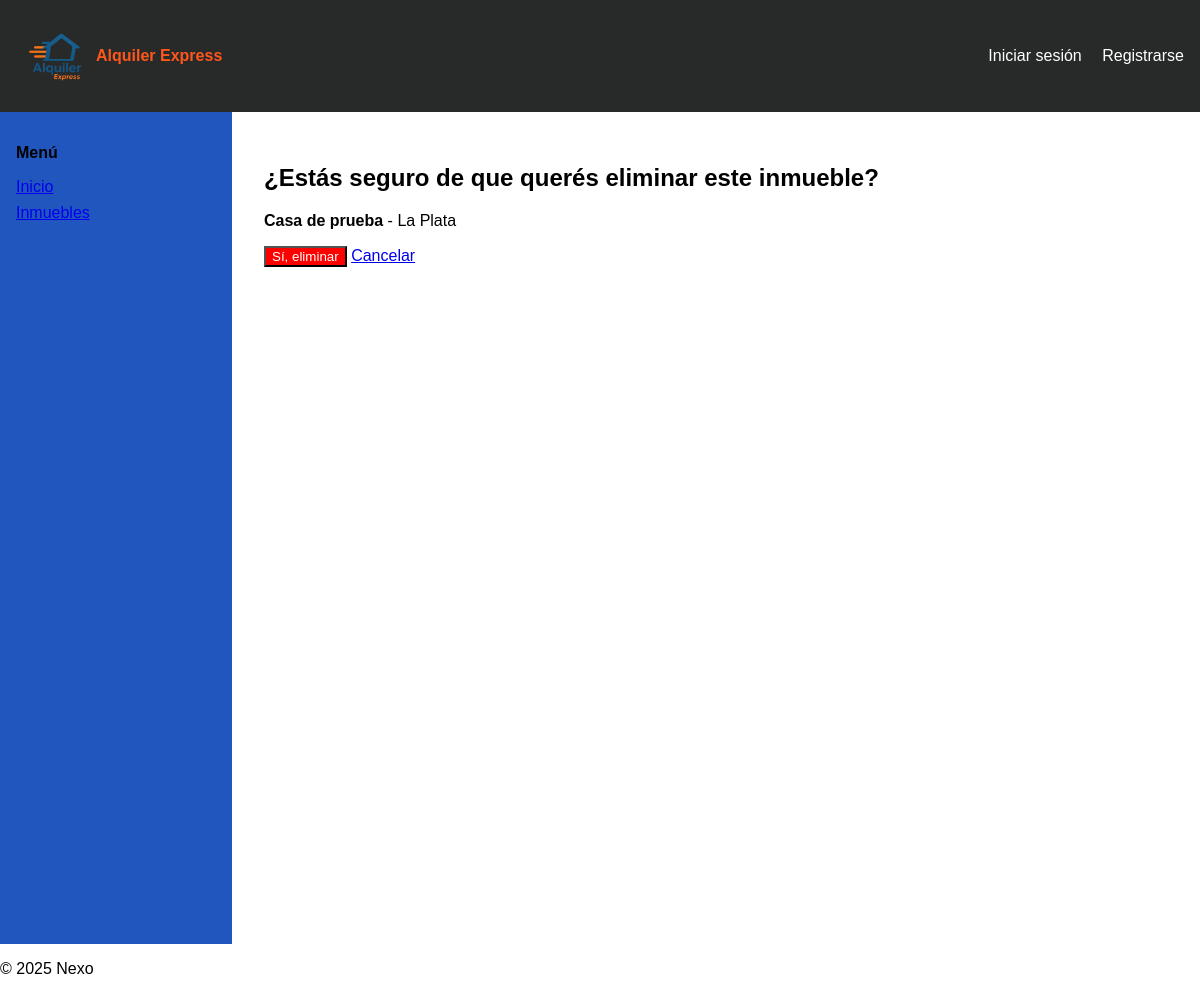
Before: /inmueble/eliminar/1/ with the older database file.
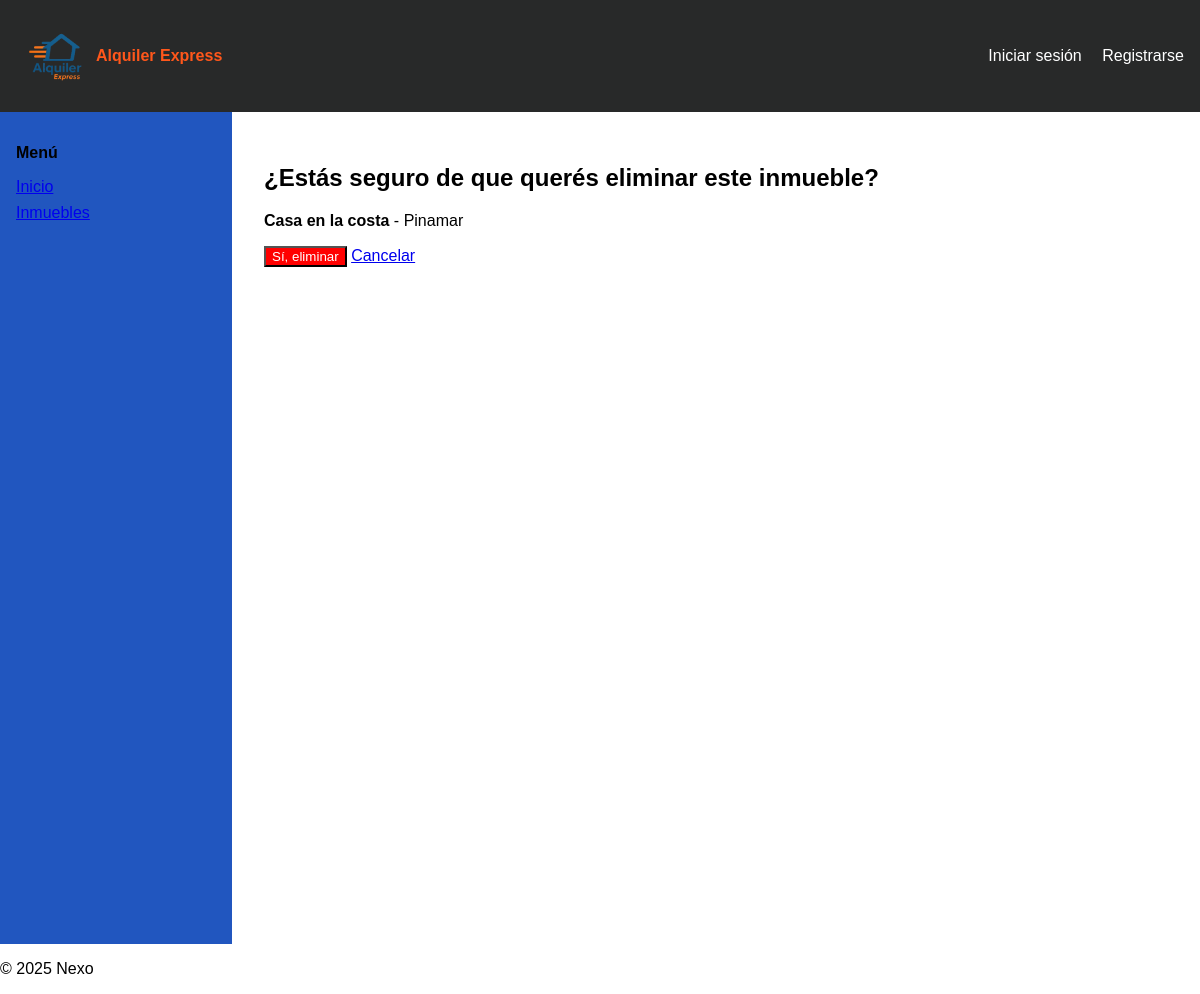
After: the same page with the newer database file.
### inmueble/models.py (models this page shows)
class Inmueble(models.Model):
    titulo = models.CharField(max_length=200)
    descripcion = models.TextField()
    tipo = models.CharField(max_length=50, choices=[('casa', 'Casa'), ('local', 'Local'), ('cochera', 'Cochera'), ('departamento', 'Departamento')])
    metros_cuadrados = models.DecimalField(max_digits=10, decimal_places=2)
    cantidad_huespedes = models.IntegerField(default=2)
    calle = models.CharField(max_length=100)
    numero = models.CharField(max_length=10)
    ciudad = models.CharField(max_length=50)
    provincia = models.CharField(max_length=50)
    pais = models.CharField(max_length=50)
    estado = models.CharField(max_length=50, choices=[('Disponible', 'Disponible'), ('Reservado', 'Reservado'), ('no disponible', 'No disponible')])
    precio_diario = models.DecimalField(max_digits=10, decimal_places=2)

### inmueble/views.py (the view)
# urls.py: path('eliminar/<int:id>/', views.eliminar_inmueble, name='eliminar_inmueble'),
def eliminar_inmueble(request, id):
    inmueble = get_object_or_404(Inmueble, pk=id)
    if request.method == 'POST':
        inmueble.delete()
        return redirect('listar_inmuebles')
    return render(request, 'inmueble/confirmar_baja.html',{'inmueble': inmueble})

### inmueble/templates/inmueble/confirmar_baja.html (shortened to what this page needs)
{% extends 'base.html' %}
{% block content %}
  <h2>¿Estás seguro de que querés eliminar este inmueble?</h2>
  <p><strong>{{ inmueble.titulo }}</strong> - {{ inmueble.ciudad }}</p>
  <form method="POST">
    <button type="submit" style="background-color: red; color: white;">Sí, eliminar</button>
    <a href="{% url 'listar_inmuebles' %}">Cancelar</a>
  </form>
{% endblock %}

Changed rows visible on the page:
changed Inmueble: titulo "Casa de prueba" → "Casa en la costa"; ciudad "La Plata" → "Pinamar"
